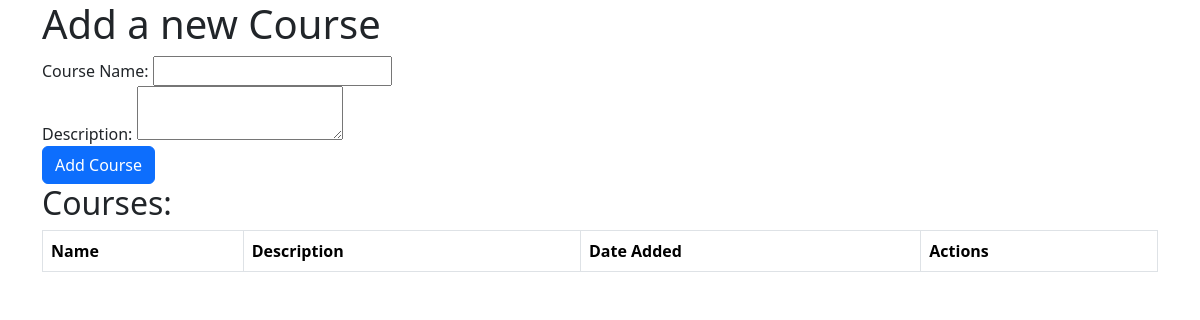
The app's page /, older data.
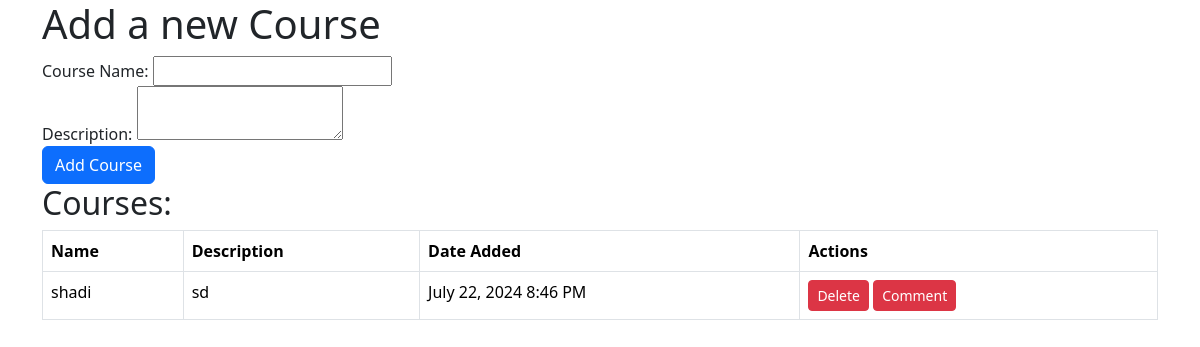
The same page, newer data.
### course_app/models.py (models this page shows, shortened)
class Course(models.Model):
    name=models.CharField(max_length=100)
    created_at=models.DateTimeField(auto_now_add=True)
    Description=models.OneToOneField(Description,on_delete=models.CASCADE) #link
    updated_at = models.DateTimeField(auto_now=True)
    objects = CourseManager()    # add this line!

class Description (models.Model):
    descript=models.TextField(blank=True)
    created_at=models.DateTimeField(auto_now_add=True)
    updated_at = models.DateTimeField(auto_now=True)

### course_app/views.py (the view)
def index(request):
    context={'courses':getallcourse() ,
            "descriptions" :getalldescription()}
    return render (request,'index.html',context  )

### course_app/models.py (called while the page is built)
def getalldescription():
    return Description.objects.all()

def getallcourse():
    return Course.objects.all()

### course_app/templates/index.html (shortened to what this page needs)
<!DOCTYPE html>
<html lang="en">
<head>
    <link href="https://cdn.jsdelivr.net/npm/bootstrap@5.3.3/dist/css/bootstrap.min.css" rel="stylesheet"
>
</head>
<body>
    <div class="container">
        <h1>Add a new Course</h1>
        <form method="post" action="/course_add">
            <label for="name">Course Name:</label>
            <input type="text" id="name" name="name" required><br>
            <label for="description">Description:</label>
            <textarea id="description" name="description" required></textarea><br>
            <button type="submit" class="btn btn-primary">Add Course</button>
        </form>
        <h2>Courses:</h2>
        <table class="table table-bordered">
            <thead>
                <tr>
                    <th>Name</th>
                    <th>Description</th>
                    <th>Date Added</th>
                    <th>Actions</th>
                </tr>
            </thead>
            <tbody>
                {% for course in courses %}
                <tr>
                    <td>{{ course.name }}</td>
                    <td>{{ course.Description.descript}}</td>
                    <td>{{ course.created_at| date:"F j, Y g:i A"}}</td>
                    <td>
                        <a href="{% url 'confirm_delete' course.id %}" class="btn btn-danger btn-sm">Delete</a>
                        <a href="{% url 'comment' course.id %}" class="btn btn-danger btn-sm">Comment</a>
                    </td>
                </tr>
                {% endfor %}
            </tbody>
        </table>
    </div>
</body>
</html>

Row changes from the older to the newer data that the page shows:
added Course: name "shadi", Description.descript "sd", created_at "July 22, 2024 8:46 PM"
